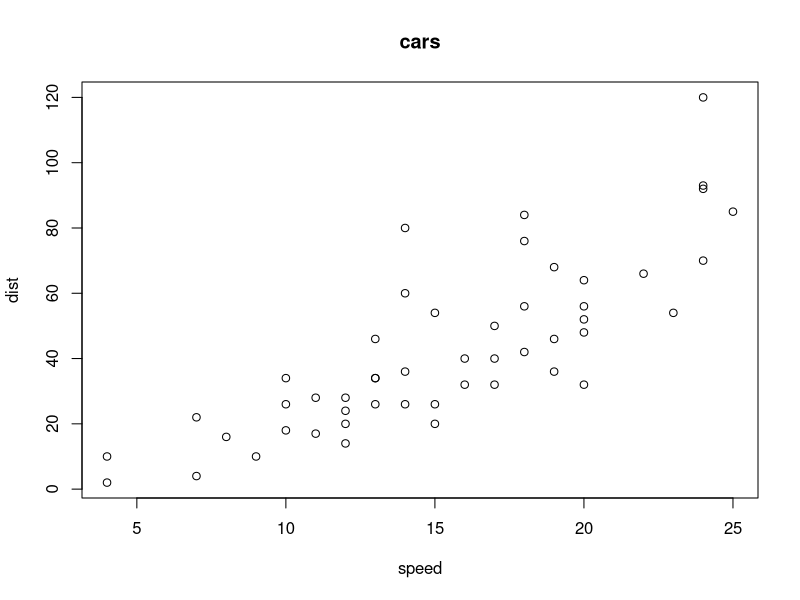

R code for this plot:
## ---- chunk 1
#| echo: false
# 以 cars 数据集为例
str(cars)
## ---- chunk 2
#| echo: true
# 以 cars 数据集为例
plot(cars$speed, cars$dist, main="cars", xlab="speed", ylab="dist")
## ---- chunk 3
#| echo: true
x = c(1, 2, 3) # 创建一个向量
mean(x) # 计算向量的平均值
## ---- chunk 4
df = data.frame(a = 1:3, b = c("x", "y", "z"))
